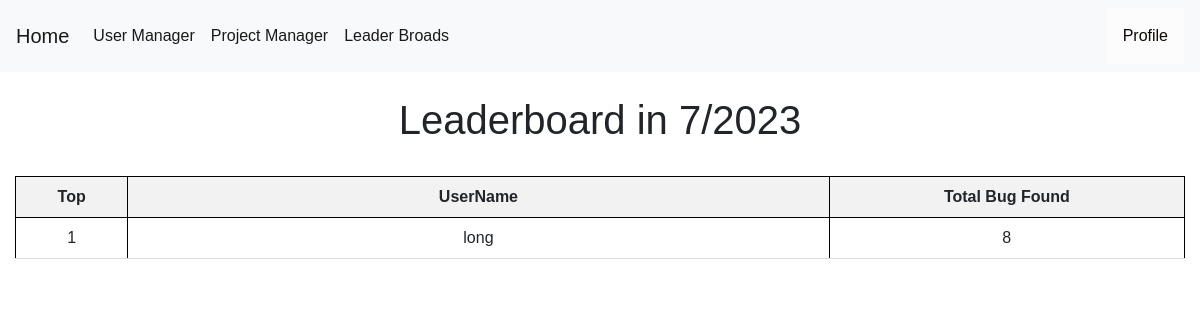
The app's page /leaderboard (signed in), older data.
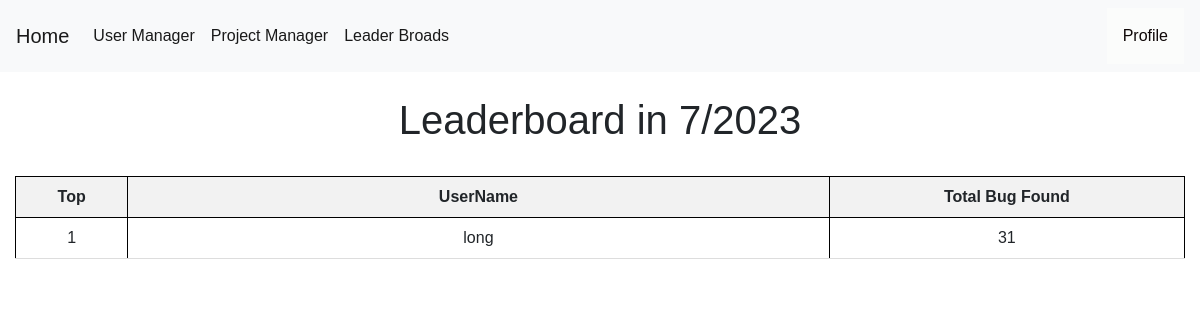
The same page, newer data.
### tables this page shows
CREATE TABLE bugs (
    bugid INTEGER PRIMARY KEY AUTOINCREMENT,
    requestid INTEGER NOT NULL,
    name TEXT NOT NULL,
    bugurl TEXT NOT NULL,
    method TEXT NOT NULL,
    cweid TEXT NOT NULL,
    confidence TEXT NOT NULL,
    description TEXT NOT NULL,
    solution TEXT NOT NULL,
    risk TEXT NOT NULL,
    reference TEXT NOT NULL DEFAULT NONE,
    other TEXT NOT NULL DEFAULT NONE,
    pentester TEXT,
    FOREIGN KEY (pentester) REFERENCES users(userid) ON DELETE CASCADE
    FOREIGN KEY (requestid) REFERENCES requests(requestid) ON DELETE CASCADE
);

### app.py (the view)
@app.route('/leaderboard', methods=('GET', 'POST'))
def leaderboard():
    if session["userid"] == None:
        return redirect(url_for('login'))
    conn = get_db_connection()
    data = {}
    users = conn.execute('SELECT username FROM users').fetchall()
    totals = conn.execute("SELECT bugs.pentester,count(bugid),testdate FROM bugs,requests WHERE requests.requestid = bugs.requestid AND strftime('%Y-%m', testdate)  = ? group by bugs.pentester ", (datetime.today().strftime('%Y-%m'),)).fetchall()
    current_month = datetime.now().month
    current_year = datetime.now().year
    datas = sorted(totals, key=lambda x: x[1], reverse=True)
    return render_template('leaderboard.html',users=users,datas=datas,current_month=current_month,current_year=current_year)

### app.py (called while the page is built)
def get_db_connection():
    conn = sqlite3.connect('database.db')
    conn.row_factory = sqlite3.Row
    return conn

### templates/leaderboard.html (shortened to what this page needs)
{% extends 'base.html' %}
{% block content %}
<!DOCTYPE html>
<html>
<head>
    <br>
    <center><h1>Leaderboard in {{current_month}}/{{current_year}}</h1></center>
    <br>
</head>
<body>
    <table>
        <tr>
            <th style="text-align: center" ><a>Top</a></th>
            <th style="text-align: center" style="width: 80%;"><a>UserName</a></th>
            <th style="text-align: center" ><a>Total Bug Found</a></th>
        </tr>
        <tr>
            {% for data in datas %}
                <tr>
                    <td style ="text-align: center" style="width: 20%;">{{loop.index}}</td>
                    <td class = "name" style="text-align: center" style="width: 70%;">{{data.pentester}}</td>
                    <td class = "sroce" style="text-align: center" style="text-align: center">{{data['count(bugid)']}}</td>
                </tr>
            {% endfor %}
          </tr>
    </table>
</body>
</html>
{% endblock %}

Row changes from the older to the newer data that the page shows:
no longer on this page (row edited): bugs: pentester "long", bugid "8"
added bugs: pentester "long", bugid "31"
